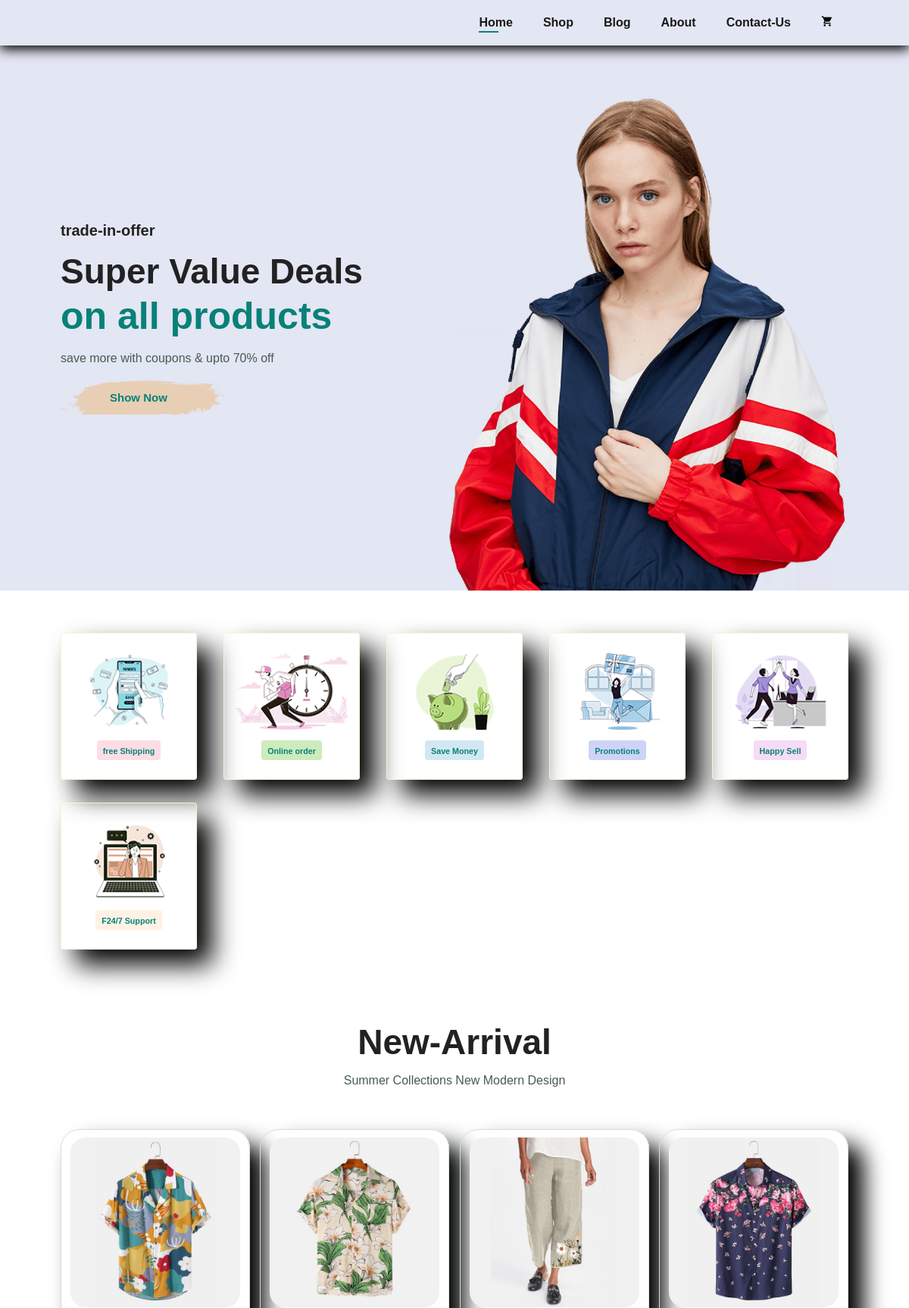
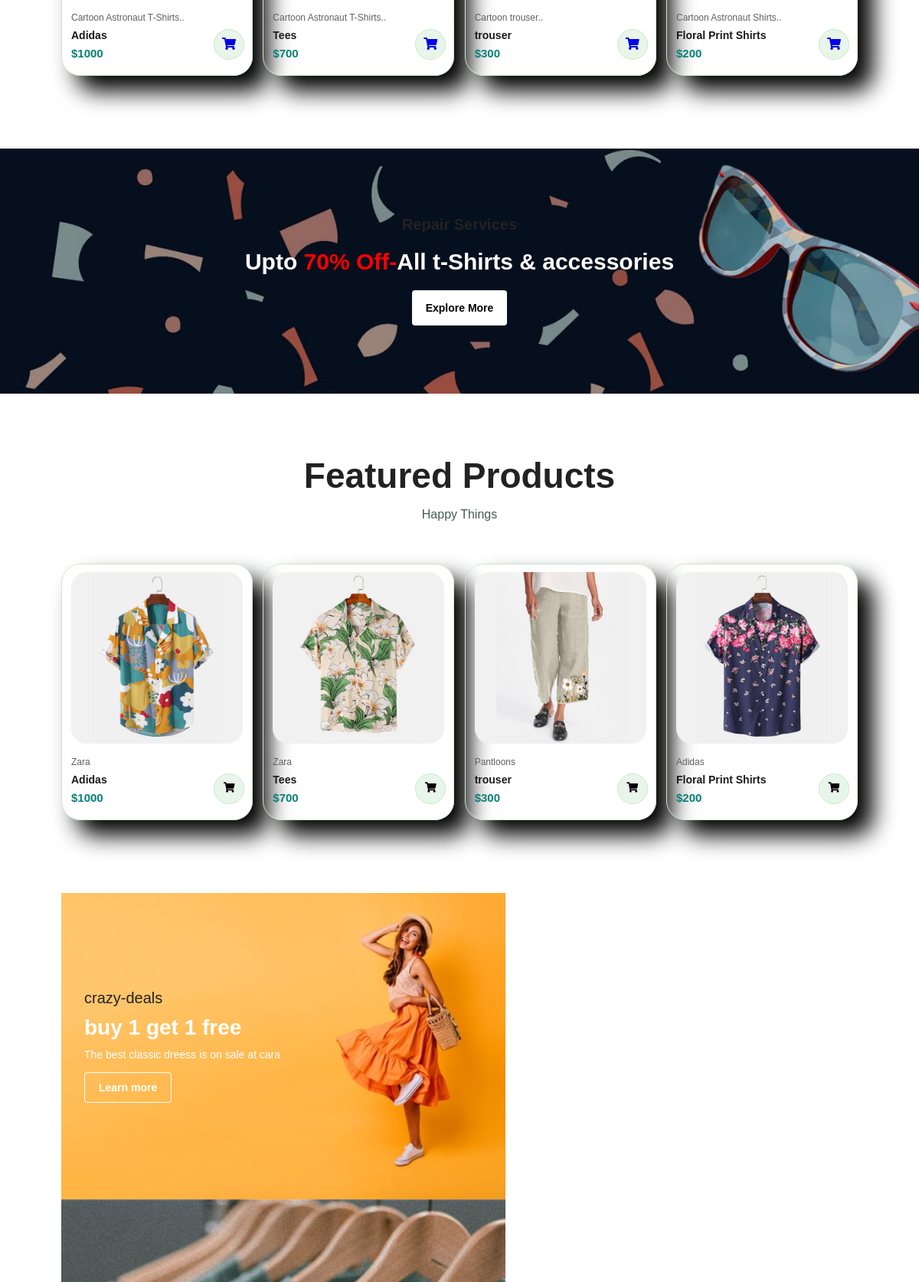
The app's page / (signed in, upper part) with its own data (2 pictures, top to bottom).
### home/models.py (models this page shows, shortened)
class Product(models.Model):
    GENDER_CHOICES = [
        ('M', 'Male'),
        ('F', 'Female'),
    ]
    id=models.AutoField(primary_key=True)
    product_name = models.CharField(max_length=50)
    desc = models.CharField(max_length=300)
    Category = models.CharField(max_length=300,default="")
    SubCategory = models.CharField(max_length=300,default="")
    price = models.IntegerField(default=0)
    pub_date = models.DateField()
    image = models.ImageField(upload_to='products/images/',default="")
    brand = models.CharField(max_length=50,default="Zara")
    rating=models.IntegerField(default=5)
    gender = models.CharField(max_length=1, choices=GENDER_CHOICES,default="Male")

### home/views.py (the view)
# urls.py: path("", views.ecom, name='ecom')  ,
def ecom(request):
    if request.user.is_anonymous:
        return redirect("/login")
    trending_products = Product.objects.filter(rating__gt=3)
    one_week_ago = timezone.now() - timedelta(days=7)
    new_products = Product.objects.filter(pub_date__gte=one_week_ago)
    context = {
        'trending_products': trending_products,
        'new_products': new_products,
        'active_page': 'ecom'
    }
    return render(request, 'ecom.html', context)

### home/templatetags/custom_filters.py (called while the page is built)
@register.filter
def times(number):
    if number is None:
        number = 0
    return range(number)

### templates/ecom.html (shortened to what this page needs)
{% extends 'base1.html' %}
{% load static %}
{% load custom_filters %}
{% block body %}
    <section id="hero">
        <h4>trade-in-offer</h4>
        <h2>Super Value Deals </h2>
        <h1>on all products</h1>
        <p>save more with coupons & upto 70% off</p>
        <button>Show Now</button>
    </section>
    <section id="feature" class="section-p1">
        <div class="fe-box">
            <img src="{% static 'img/features/f1.png'%}" alt="">
            <h6>free Shipping</h6>
        </div>
        <div class="fe-box">
            <img src="{% static 'img/features/f2.png'%}" alt="">
            <h6>Online order</h6>
        </div>
        <div class="fe-box">
            <img src="{% static 'img/features/f3.png'%}" alt="">
            <h6>Save Money</h6>
        </div>
        <div class="fe-box">
            <img src="{% static 'img/features/f4.png'%}" alt="">
            <h6>Promotions</h6>
        </div>
        <div class="fe-box">
            <img src="{% static 'img/features/f5.png'%}" alt="">
            <h6>Happy Sell</h6>
        </div>
        <div class="fe-box">
            <img src="{% static 'img/features/f6.png'%}" alt="">
            <h6>F24/7 Support</h6>
        </div>
    </section>
    <section id="product1" class="section-p1">
        <h2>New-Arrival</h2>
        <p>Summer Collections New Modern Design</p>
        <div class="Pro-Container">
            {% for product in new_products %}
            <div class="pro">
                <img src= '/media/{{product.image }}' alt="">
                <div class="des">
                    <span>{{ product.desc|slice:"0:50" }}.. </span>
                    <h5>{{ product.product_name }}</h5>
                    {% load custom_filters %}
                    <h4>${{ product.price }}</h4>
                </div>
                <div class="cart">
                <a href="#" >
                    <i  class="fas fa-shopping-cart "></i>
                </a>
            </div>
            </div>
            {% endfor %}
        </div>
    </section>
<section id="banner" class="section-m1">
    <h4>Repair Services</h4>
    <h2>Upto <span>70% Off-</span>All t-Shirts & accessories</h2>
    <button class="normal">Explore More</button>
</section>
<section id="product1" class="section-p1">
    <h2>Featured Products</h2>
    <p>Happy Things</p>
    <div class="Pro-Container">
        {% for product in trending_products %}
        <div class="pro">
            <a href="/product/{{product.id}}">
                <img src='/media/{{product.image}}' alt='Product Image'>
            </a>
            <div class="des">
                <span>{{ product.brand }}</span>
                <h5>{{ product.product_name }}</h5>
                {% load custom_filters %}
                <h4>${{ product.price }}</h4>
            </div>
            <div class="cart">
                    <button id="cart" type="submit" style="border:none">
                        <i class="fas fa-shopping-cart"></i>
                    </button>
            </div>
        </div>
        {% endfor %}
    </div>
</section>
<section id="sm-banner" class="section-p1">
    <div class="banner-box">
            <h4>crazy-deals</h4>
            <h2>buy 1 get 1 free</h2>
            <span>The best classic dreess is on sale at cara</span>
            <button class="white">Learn more</button>
    </div>
    <div class="banner-box banner-box2">
    </div>
</section>
{% endblock %}

### static/ecom.css (style rules this page uses)
* { margin: 0; padding: 0; box-sizing: border-box; font-family: 'Playfair',sans-serif; }
h1 { font-size: 50px; line-height: 64px; color: #222; }
h2 { font-size: 46px; line-height: 54px; color: #222; }
h4 { font-size: 20px; color: #222; }
h6 { font-size: 700; color: #222; }
p { font-size: 16px; color: #465b52; margin: 15px 0 20px 0; }
.section-p1 { padding: 40px 80px; }
.section-m1 { margin: 40px 0; }
button.normal { font-size: 14px; font-weight: 600; padding: 15px 18px; color: black; background-color: #fff; border-radius: 4px; cursor: pointer; border: none; outline: none; transition: 0.2s; }
button.white { font-size: 14px; font-weight: 600; padding: 11px 18px; color: #fff; background-color: transparent; border-radius: 4px; cursor: pointer; border: 1px solid #fff; outline: none; transition: 0.2s; }
body { width: 100%; }
#hero { background-image:url(img/hero4.png) ; height: 90vh; width:100%; background-size:cover ; background-position: top 25% right 0; padding: 0 80px; display: flex; flex-direction: column; align-items: flex-start; justify-content: center; text-decoration: none; }
#hero h4 { padding-bottom: 15px; }
#hero h1 { color:#088178; }
#hero button { background-image: url(img/button.png); background-color: transparent; color: #088178; border: 0; padding: 14px 80px 14px 65px; background-repeat: no-repeat; cursor: pointer; font-weight: 700; font-size: 15px; }
#feature { display: flex; align-items: center; justify-content: space-between; flex-wrap: wrap; }
#feature .fe-box { width: 180px; text-align: center; padding: 25px 15px; box-shadow: 20px 20px 34px rgba(0,0,0.03); border: 1px solid rgb(252, 243, 210); border-radius: 4px; margin :15px 0; }
#feature .fe-box img { width: 100%; margin-bottom: 10px; }
#feature .fe-box h6 { display:inline-block; padding: 9px 8px 6px 8px; line-height: 1; border-radius: 4px; color: #088178; background-color: #fddde4; }
#feature .fe-box:nth-child(2) h6 { background-color: #cdebbc; }
#feature .fe-box:nth-child(3) h6 { background-color: #d1e8f2; }
#feature .fe-box:nth-child(4) h6 { background-color: #cdd4f8; }
#feature .fe-box:nth-child(5) h6 { background-color: #f6dbf6; }
#feature .fe-box:nth-child(6) h6 { background-color: #fff2e5; }
#product1 { text-align: center; }
#product1 .Pro-Container { display: flex; justify-content: space-between; padding-top: 20px; flex-wrap: wrap; }
#product1 .pro { width: 23%; min-width: 250px; padding: 10px 12px; border:1px solid #cce7d0; border-radius: 25px; cursor: pointer; box-shadow: 20px 20px 30px rgba(0,0,0.02); margin:15px 0; transition:0.2s ease ; position: relative; }
#product1 .pro img { width: 100%; border-radius: 20px; }
#product1 .pro .des { text-align: start; padding: 10px 0; }
#product1 .pro .des span { color: #606063; font-size: 12px; }
#product1 .pro .des h5 { padding-top: 7px; color: #1a1a1a; font-size: 14px; }
#product1 .pro .des h4 { padding-top: 7px; font-size: 15px; font-weight: 700; color: #088178; }
.cart { width: 40px; height: 40px; line-height: 10px; border-radius: 50px; background-color: #e8f6ea; font-weight: 500; background-repeat:no-repeat; padding: 10px 5px 5px 5px; color: #088178; border: 1px solid #cce7d0; position:absolute; bottom: 20px; right: 10px; }
#banner { display: flex; flex-direction:column ; justify-content: center; align-items: center; text-align: center; background-image: url("img/banner/b2.jpg"); width: 100%; height: 40vh; background-size: cover; background-position: center; }
#banner { color: #fff; font-size: 16PX; }
#banner h2 { color: #fff; font-size: 30px; padding: 10px 0; }
#banner h2 span { color:red; }
#sm-banner { display: flex; justify-content: space-between; flex-wrap: wrap; }
#sm-banner .banner-box { display: flex; flex-direction:column ; justify-content: center; align-items: flex-start; background-image: url("img/banner/b17.jpg"); min-width: 580px; height: 50vh; background-size: cover; background-position: center; padding: 30px; }
#sm-banner .banner-box2 { background-image: url("img/banner/b10.jpg"); }
#sm-banner h2 { color: #fff; font-size:28px ; font-weight: 800; }
#sm-banner h4 { columns: #fff; font-size: 20px; font-weight: 300; }
#sm-banner span { color: #fff; font-size: 14px; font-weight: 500; padding-bottom: 15px; }
#cart { overflow-x: auto; }

### records on screen
Product: image (picture), desc "Cartoon Astronaut T-Shirts", product_name "Adidas", price "1000", brand "Zara"
Product: image (picture), desc "Cartoon Astronaut T-Shirts", product_name "Tees", price "700", brand "Zara"
Product: image (picture), desc "Cartoon trouser", product_name "trouser", price "300", brand "Pantloons"
Product: image (picture), desc "Cartoon Astronaut Shirts", product_name "Floral Print Shirts", price "200", brand "Adidas"
